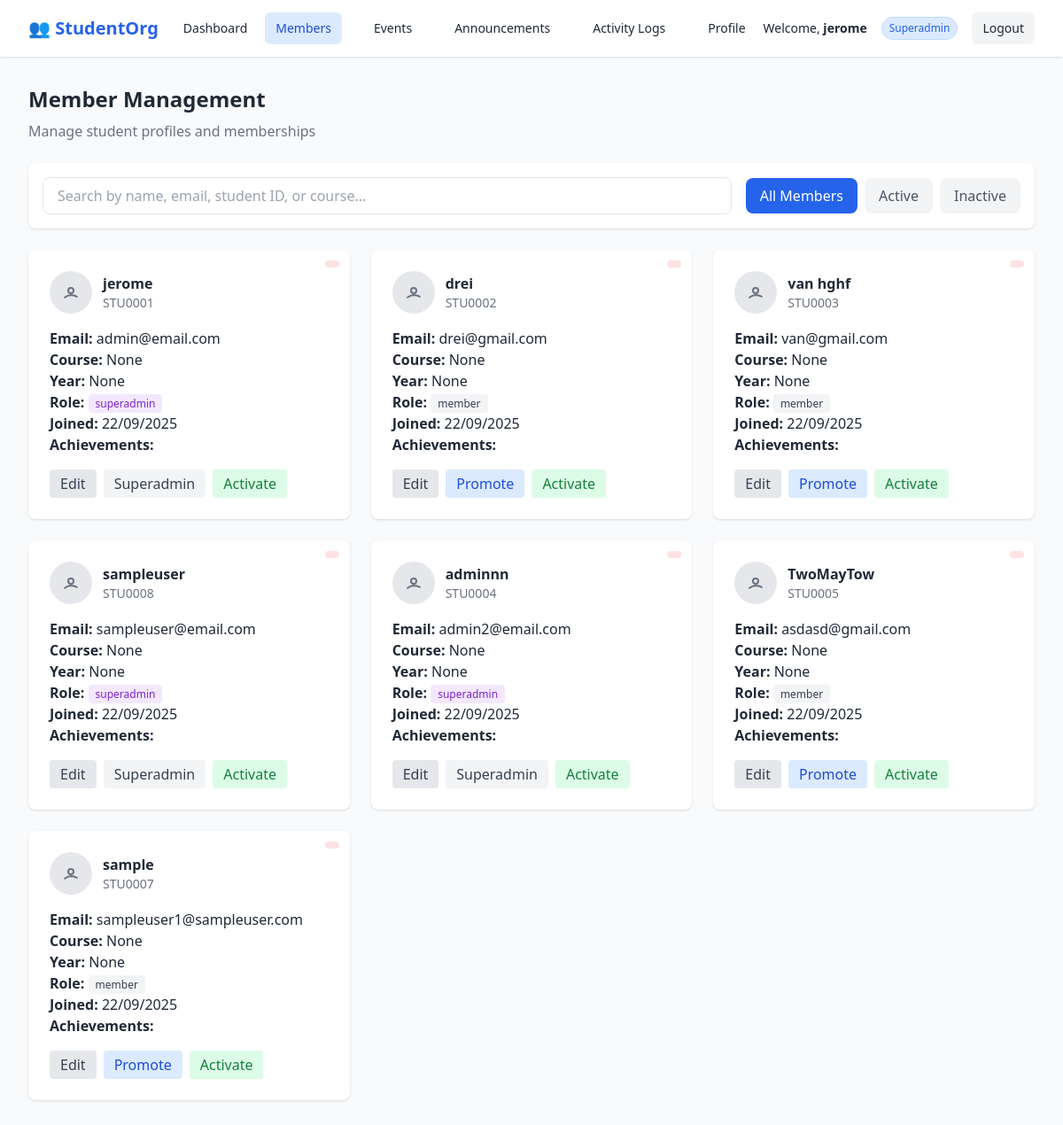
/members/ (signed in), run on the app's committed database.
### accounts/models.py (models this page shows, shortened)
class Member(models.Model):
    user = models.OneToOneField(User, on_delete=models.CASCADE)
    student_id = models.CharField(max_length=20, unique=True, null=True, blank=True)
    course = models.CharField(max_length=100, null=True, blank=True)
    year = models.CharField(max_length=10, null=True, blank=True)
    role = models.CharField(
        max_length=20,
        choices=[
            ('superadmin', 'superadmin'),
            ('admin', 'admin'),
            ('member', 'member'),
        ],
        default='member'
    )
    status = models.CharField(
        max_length=10,
        choices=[
            ('active', 'active'),
            ('inactive', 'inactive'),
        ],
        default='active'
    )
    joined_date = models.DateTimeField(auto_now_add=True, null=True, blank=True)
    achievements = models.TextField(blank=True, null=True)

### accounts/views.py (the view, shortened to what this page needs)
# urls.py: path("members/", views.membership_list, name="membership_list"),
@login_required
def membership_list(request):
    q = request.GET.get("q", "").strip()
    status = request.GET.get("status", "").lower()
    members = Member.objects.all().select_related("user")
    if status == "active":
        members = members.filter(status__iexact="active")
    elif status == "inactive":
        members = members.filter(status__iexact="inactive")
    context = {
        "members": members,
        "status_filter": status,
        "q": q,
    }
    return render(request, "accounts/membership_list.html", context)

### accounts/templates/accounts/membership_list.html (shortened to what this page needs)
{% extends "accounts/base.html" %}
{% load static %}
{% block content %}
<div class="max-w-7xl mx-auto px-4 sm:px-6 lg:px-8 py-8">
  <h1 class="text-2xl font-bold text-gray-800 mb-2">Member Management</h1>
  <p class="text-gray-500 mb-6">Manage student profiles and memberships</p>
  <div class="bg-white shadow rounded-lg p-4 mb-6 flex flex-col md:flex-row items-start md:items-center md:space-x-4">
    <form method="get" action="{% url 'accounts:membership_list' %}" class="flex-1">
      <input type="text" name="q" value="{{ request.GET.q }}" placeholder="Search by name, email, student ID, or course..."
        class="w-full px-4 py-2 border rounded-lg focus:ring focus:ring-blue-200 focus:outline-none">
    </form>
    <div class="mt-3 md:mt-0 flex space-x-2">
      <a href="?status=all" class="px-4 py-2 rounded-lg {% if request.GET.status == 'all' or not request.GET.status %}bg-blue-600 text-white{% else %}bg-gray-100 text-gray-600{% endif %}">All Members</a>
      <a href="?status=active" class="px-4 py-2 rounded-lg {% if request.GET.status == 'active' %}bg-blue-600 text-white{% else %}bg-gray-100 text-gray-600{% endif %}">Active</a>
      <a href="?status=inactive" class="px-4 py-2 rounded-lg {% if request.GET.status == 'inactive' %}bg-blue-600 text-white{% else %}bg-gray-100 text-gray-600{% endif %}">Inactive</a>
    </div>
  </div>
  <div class="grid grid-cols-1 md:grid-cols-2 lg:grid-cols-3 gap-6">
    {% for member in members %}
      <div class="bg-white shadow rounded-lg p-6 relative">
        <span class="absolute top-3 right-3 text-xs px-2 py-1 rounded-full {% if member.membership_status == 'active' %}bg-green-100 text-green-600{% else %}bg-red-100 text-red-600{% endif %}">
        </span>
        <div class="flex items-center mb-4">
          <div class="w-12 h-12 bg-gray-200 rounded-full flex items-center justify-center">
            <svg xmlns="http://www.w3.org/2000/svg" class="h-6 w-6 text-gray-500" fill="none" viewBox="0 0 24 24" stroke="currentColor">
              <path stroke-linecap="round" stroke-linejoin="round" stroke-width="2" d="M5.121 17.804A13.937 13.937 0 0112 15c2.5 0 4.847.655 6.879 1.804M15 10a3 3 0 11-6 0 3 3 0 016 0z" />
            </svg>
          </div>
          <div class="ml-3">
            <p class="font-semibold text-gray-800">{{ member.user.get_full_name|default:member.user.username }}</p>
            <p class="text-sm text-gray-500">{{ member.student_id }}</p>
          </div>
        </div>
        <p><strong>Email:</strong> {{ member.user.email }}</p>
        <p><strong>Course:</strong> {{ member.course }}</p>
        <p><strong>Year:</strong> {{ member.year }}</p>
        <p>
          <strong>Role:</strong>
          <span class="px-2 py-0.5 rounded text-xs font-medium
            {% if member.role == 'superadmin' %} bg-purple-100 text-purple-700
            {% elif member.role == 'admin' %} bg-blue-100 text-blue-700
            {% else %} bg-gray-100 text-gray-700 {% endif %}">
            {{ member.role }}
          </span>
        </p>
        <p><strong>Joined:</strong> {{ user.date_joined|date:"d/m/Y" }}</p>
        <p><strong>Achievements:</strong> {{ achievements.count }}</p>
        <div class="mt-4 flex flex-wrap gap-2">
        {% if user.member.role in "admin superadmin" %}
          <button type="button" data-modal-target="edit-modal-{{ member.id }}" class="px-3 py-1 bg-gray-200 text-gray-700 rounded hover:bg-gray-300 modal-open">
            Edit
          </button>
          {% endif %}
          {% if user.member.role == 'superadmin' %}
            {% if member.role == 'member' %}
              <button type="button" data-modal-target="promote-modal-{{ member.id }}" class="px-3 py-1 bg-blue-100 text-blue-700 rounded modal-open">
                Promote
              </button>
            {% elif member.role == 'superadmin' %}
              <button type="button" class="px-3 py-1 bg-gray-100 text-gray-700 rounded cursor-not-allowed" disabled>Superadmin</button>
            {% endif %}
          {% endif %}
          {% if member.membership_status == 'active' %}
            <button type="button" data-modal-target="deactivate-modal-{{ member.id }}" class="px-3 py-1 bg-red-100 text-red-700 rounded modal-open">
              Deactivate
            </button>
          {% else %}
            <button type="button" data-modal-target="activate-modal-{{ member.id }}" class="px-3 py-1 bg-green-100 text-green-700 rounded modal-open">
              Activate
            </button>
          {% endif %}
        </div>
      </div>
    {% endfor %}
  </div>
</div>
{% endblock %}

### accounts/templates/accounts/base.html (shortened to what this page needs)
{% load static %}
<!DOCTYPE html>
<html lang="en">
<head>
 <script src="https://cdn.tailwindcss.com"></script>
 </head>
 <body
  class="{% if request.resolver_match.url_name in 'login register' %}
         min-h-screen flex items-center justify-center bg-gradient-to-br from-blue-50 to-indigo-100 text-gray-800
         {% else %}
         bg-gray-50 text-gray-800
         {% endif %}">
  {% if request.resolver_match.url_name not in 'login register' %}
  <nav class="bg-white shadow">
    <div class="max-w-7xl mx-auto px-4 sm:px-6 lg:px-8">
      <div class="flex justify-between h-16 items-center">
        <div class="flex items-center space-x-4">
          <span class="text-xl font-bold text-blue-600 flex items-center">
            👥 StudentOrg
          </span>
          {% if user.is_superuser %}
            <a href="{% url 'accounts:superadmin_dashboard' %}"
               class="px-3 py-2 rounded-md text-sm font-medium
               {% if request.resolver_match.url_name == 'superadmin_dashboard' %} bg-blue-100 text-blue-700 {% else %} hover:bg-gray-100 {% endif %}">
              Dashboard
            </a>
          {% elif user.member.role == "admin" %}
            <a href="{% url 'accounts:admin_dashboard' %}"
               class="px-3 py-2 rounded-md text-sm font-medium
               {% if request.resolver_match.url_name == 'admin_dashboard' %} bg-blue-100 text-blue-700 {% else %} hover:bg-gray-100 {% endif %}">
              Dashboard
            </a>
          {% else %}
            <a href="{% url 'accounts:member_dashboard' %}"
               class="px-3 py-2 rounded-md text-sm font-medium
               {% if request.resolver_match.url_name == 'member_dashboard' %} bg-blue-100 text-blue-700 {% else %} hover:bg-gray-100 {% endif %}">
              Dashboard
            </a>
          {% endif %}
        </div>
        {% if user.is_authenticated and user.member.role in "admin superadmin" %}
        <div class="flex space-x-6">
          <a href="{% url 'accounts:membership_list' %}"
             class="px-3 py-2 rounded-md text-sm font-medium
             {% if request.resolver_match.url_name == 'membership_list' %} bg-blue-100 text-blue-700 {% else %} hover:bg-gray-100 {% endif %}">
            Members
          </a>
          <a href="{% url 'accounts:event_list' %}"
             class="px-3 py-2 rounded-md text-sm font-medium
             {% if request.resolver_match.url_name == 'event_list' %} bg-blue-100 text-blue-700 {% else %} hover:bg-gray-100 {% endif %}">
            Events
          </a>
          <a href="{% url 'accounts:announcement_list' %}"
             class="px-3 py-2 rounded-md text-sm font-medium
             {% if request.resolver_match.url_name == 'announcement_list' %} bg-blue-100 text-blue-700 {% else %} hover:bg-gray-100 {% endif %}">
            Announcements
          </a>
          <a href="{% url 'accounts:audit_log_list' %}"
             class="px-3 py-2 rounded-md text-sm font-medium
             {% if request.resolver_match.url_name == 'audit_log_list' %} bg-blue-100 text-blue-700 {% else %} hover:bg-gray-100 {% endif %}">
            Activity Logs
          </a>
          <a href="{% url 'accounts:profile_update' %}"
             class="px-3 py-2 rounded-md text-sm font-medium
             {% if request.resolver_match.url_name == 'profile_update' %} bg-blue-100 text-blue-700 {% else %} hover:bg-gray-100 {% endif %}">
            Profile
          </a>
        </div>
        {% endif %}
        <div class="flex items-center space-x-4">
          <span class="text-sm">
            Welcome, <strong>{{ user.get_full_name|default:user.username }}</strong>
          </span>
          {% if user.is_superuser %}
            <span class="px-2 py-1 text-xs rounded-full bg-blue-100 text-blue-600 border border-blue-200">
              Superadmin
            </span>
          {% elif user.member.role == "admin" %}
            <span class="px-2 py-1 text-xs rounded-full bg-green-100 text-green-600 border border-green-200">
              Admin
            </span>
          {% else %}
            <span class="px-2 py-1 text-xs rounded-full bg-gray-100 text-gray-600 border border-gray-200">
              Member
            </span>
          {% endif %}
          <a href="{% url 'accounts:logout' %}"
             class="px-3 py-2 rounded-md bg-gray-100 hover:bg-gray-200 text-sm font-medium">
            Logout
          </a>
        </div>
      </div>
    </div>
  </nav>
  {% endif %}
  {% block content %}{% endblock %}
</body>
</html>

### data on the page
Member: user.get_full_name "jerome", student_id "STU0001", user.email "admin@email.com", course "None", year "None", role "superadmin", shows "Superadmin"
Member: user.get_full_name "drei", student_id "STU0002", user.email "drei@gmail.com", course "None", year "None", role "member"
Member: user.get_full_name "van hghf", student_id "STU0003", user.email "van@gmail.com", course "None", year "None", role "member"
Member: user.get_full_name "sampleuser", student_id "STU0008", user.email "sampleuser@email.com", course "None", year "None", role "superadmin", shows "Superadmin"
Member: user.get_full_name "adminnn", student_id "STU0004", user.email "admin2@email.com", course "None", year "None", role "superadmin", shows "Superadmin"
Member: user.get_full_name "TwoMayTow", student_id "STU0005", user.email "asdasd@gmail.com", course "None", year "None", role "member"
Member: user.get_full_name "sample", student_id "STU0007", user.email "sampleuser1@sampleuser.com", course "None", year "None", role "member"

### other printed values
{{ user.get_full_name|default:user.username }} "jerome"
{{ user.date_joined|date:"d/m/Y" }} "22/09/2025"
